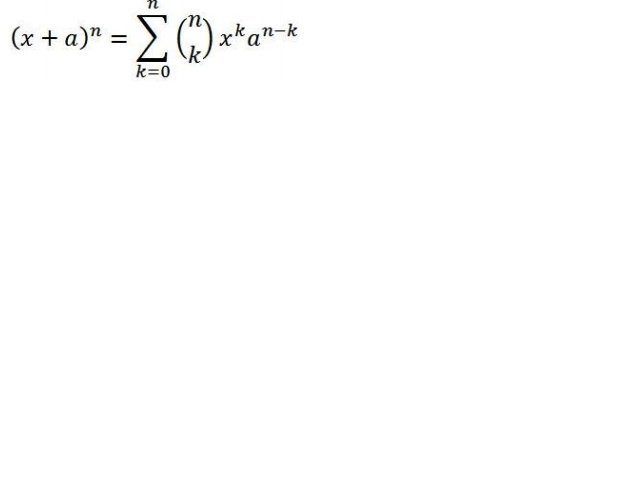
%> input picture for_ocr.png, 640 x 480 px
$ octave --eval "OCR;"   (GNU Octave 9; MATLAB toolbox functions it lacks are replaced by stand-ins)
%> lines starting %> are read from the running program, lines starting %| are printed output that depends on the picture; in (x1, y1, x2, y2) boxes, pixels count from 0 and x2, y2 are one past the last pixel; in counts of white or black regions, pixels touching at a corner belong together; the program's own positions count from 1
function OCR()
clc, close all, clear all
global rimalp;
rimalp = 1;
is_pow = 0;
can_be_pow = 0;
last_bottom = -1;
last_top = 99999;
num_of_open_parens = 0;
in_sqrt = 0;
start_of_sum_or_product_or_integral = 0;
sum_or_product_or_integral_body = 0;
need_right_paren = 0;
sum_or_product_or_integral_paren_num = 0;
check_integral_range = 0;
in_integral = 0;
close_integral = 0;
word=zeros(1, 50);
index = 1;
image = 'for_ocr';
text = 'ocr_result.txt';
re = loadBWImage(image);
imshow(re);
% imshow(image)
%Opens text.txt as file for write
fid = fopen(text, 'wt');
% Load templates
load templates
% [186 lines not run here, left out]
function val = isLetterOrNum(letter)
if (size(letter) == 1)
    if all( ( (letter >= '0') & (letter <= '9') ) | ( (letter >= 'A') & (letter <= 'Z') ) | ( (letter >= 'a') & (letter <= 'z') ))
        val = 1;
    else
        val = 0;
    end
else
    sum = 0;
    s = size(letter, 2);
    for i=1:s
        if (isLetterOrNum(letter(i)))
            sum = sum + 1;
        end
    end
    val = s == sum;
end
end

function val = isSign(letter)
val = all((strcmp(letter, 'sum')) | (strcmp(letter, 'integrate')) | ...
    (strcmp(letter, 'sqrt')) | (strcmp(letter, 'product')) | (strcmp(letter, 'arrow')));
end

function img = loadBWImage(image)
%> called with image = 'for_ocr'
% Read image
img=imread(strcat(image, '.png'));
%> img is the input picture: size 480x640x3 uint8; mean R, G, B 253.7, 253.7, 253.7
% Convert to gray scale
if size(img,3)==3 %RGB image
    img=rgb2gray(img);
%> img: size 480x640 uint8
end
% Convert to BW
threshold = graythresh(img);
%> threshold = 0.627
img =~im2bw(img,threshold);
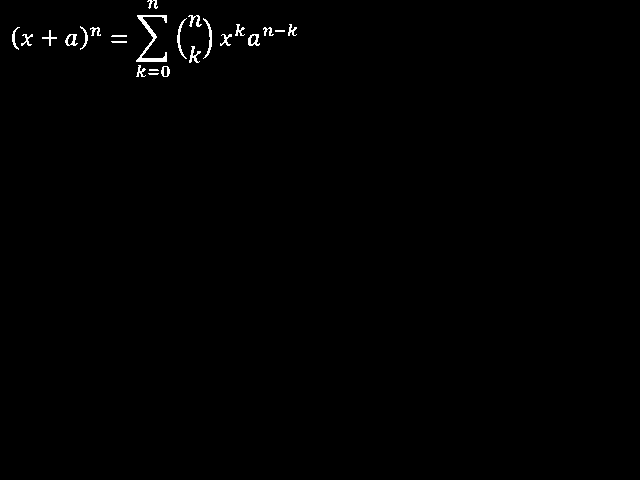
%> img: size 480x640 logical; 0.55% white in thin lines or dots, all inside (x1, y1, x2, y2) = (12, 0, 297, 77)
% Remove all object containing less than 9 pixels
img = bwareaopen(img,9);
img = crop(img);
end

function img_out=crop(img_in)
[r c]=find(img_in);
%> r = 1687 values from 1 to 77; c = 1687 values from 13 to 297
img_out=img_in(min(r):max(r),min(c):max(c));
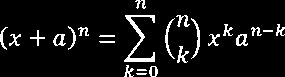
%> img_out: size 77x285 logical; 7.7% white in thin lines or dots
%> the run ends on the next line
end

$ run again, with formula1.png copied over for_ocr.png
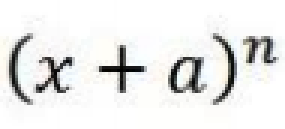
%> input picture formula1.png, 95 x 43 px (shown 3 times larger)
%> in loadBWImage, img is the input picture: size 43x95x3 uint8; mean R, G, B 233.6, 233.8, 232.9
%> threshold = 0.625
%> in loadBWImage, `img =~im2bw(img,threshold);`:
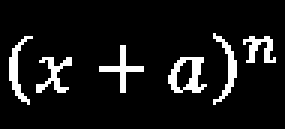
%> img: size 43x95 logical (shown 3 times larger); 8.9% white in thin lines or dots, all inside (x1, y1, x2, y2) = (3, 11, 92, 35)
%> r = 364 values from 12 to 35; c = 364 values from 4 to 92
%> in crop, `img_out=img_in(min(r):max(r),min(c):max(c));`:
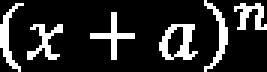
%> img_out: size 24x89 logical (shown 3 times larger); 17% white in thin lines or dots
